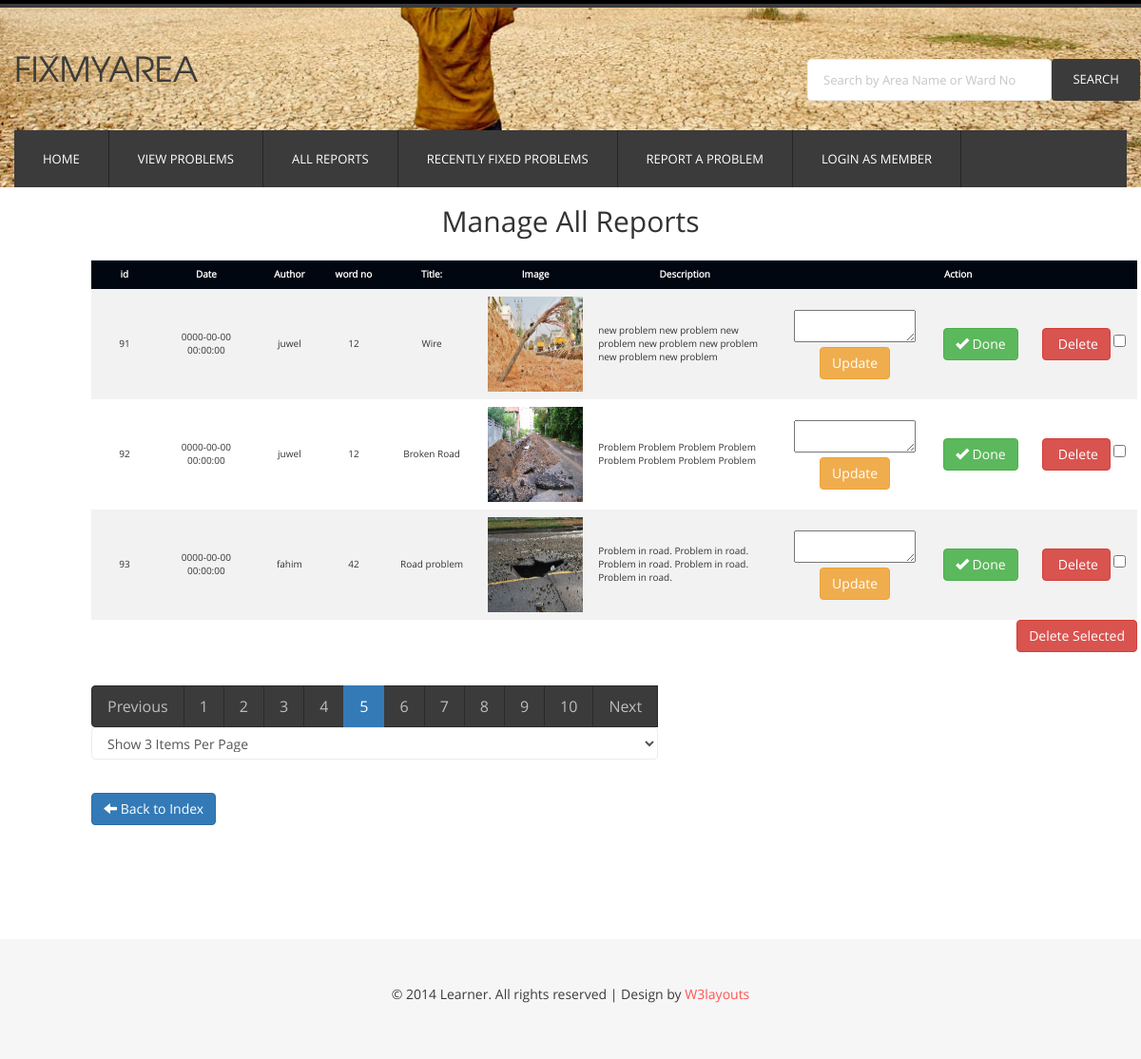
The app's page /views/IIUC_ULTRON/admin/view_reports.php?Page=5 (signed in) with its own data.
### tables this page shows
CREATE TABLE `reports` (
  `id` int(100) NOT NULL,
  `title` text NOT NULL,
  `date` timestamp NOT NULL DEFAULT CURRENT_TIMESTAMP ON UPDATE CURRENT_TIMESTAMP,
  `author` text NOT NULL,
  `category` varchar(30) NOT NULL,
  `image_1` text NOT NULL,
  `image_2` text NOT NULL,
  `image_3` text NOT NULL,
  `video` text NOT NULL,
  `area` varchar(50) NOT NULL,
  `ward_no` int(20) NOT NULL,
  `description` text NOT NULL,
  `admin_feedback` text NOT NULL,
  `is_fixed` int(11) NOT NULL DEFAULT '0',
  `latitude` float NOT NULL,
  `longitude` float NOT NULL
);

### src/BITM/IIUC_ULTRON/Reports/Reports.php (called while the page is built, shortened)
<?php
class Reports extends DB{
    public function index($mode="ASSOC"){
        $mode = strtoupper($mode);
        $STH = $this->DBH->query('SELECT * from reports where is_fixed=0 ');
        if($mode=="OBJ")
            $STH->setFetchMode(PDO::FETCH_OBJ);
        else
            $STH->setFetchMode(PDO::FETCH_ASSOC);
        $arrAllData = $STH->fetchAll();
        return $arrAllData;
    }
		public function indexPaginator($page=0,$itemsPerPage=3){
        $start = (($page-1) * $itemsPerPage);
        $sql = "SELECT * from reports where is_fixed=0 LIMIT $start,$itemsPerPage";
        $STH = $this->DBH->query($sql);
        $STH->setFetchMode(PDO::FETCH_OBJ);
        $arrSomeData  = $STH->fetchAll();
        return $arrSomeData;
    }
}
?>

### src/BITM/IIUC_ULTRON/Model/Database.php (called while the page is built, shortened)
<?php
class Database{
    public $host="localhost";
    public $dbname="fix_my_area";
    public $user="root";
    public $password="";
    public function __construct()
    {
        try {
            $this->DBH = new PDO("mysql:host=$this->host;dbname=$this->dbname", $this->user, $this->password);
        }
        catch(PDOException $error){
            echo $error->getMessage();
        }
    }
}

### views/IIUC_ULTRON/admin/view_reports.php (the view, shortened to what this page needs)
<?php
if (isset($_SESSION['adminname'])) {
?>
<!DOCTYPE HTML>
<html>
<head>
	<link href="../../../resource/css/form.css" rel="stylesheet">
  <link rel="stylesheet" href="https://maxcdn.bootstrapcdn.com/bootstrap/3.3.7/css/bootstrap.min.css">
<link href="../../../resource/css/style.css" rel="stylesheet" type="text/css" media="all" />
</head>
<body>
<div class="header_bg1">
<div class="container">
	<div class="row header">
		<div class="logo navbar-left">
			<h1><a href="../index.php">FixMyArea </a></h1>
		</div>
		<div class="h_search navbar-right">
			<form id="searchForm"  action="../problems.php"  method="get">
			    <input type="text" id="searchID" name="search" class="text" value="Search by Area Name or Ward No" onfocus="this.value = '';" onblur="if (this.value == '') {this.value = 'Search by Area Name or Ward No';}">
				<input type="submit"  value="search">
			</form>
		</div>
		<div class="clearfix"></div>
	</div>
	<div class="row h_menu">
		<nav class="navbar navbar-default navbar-left" role="navigation">
		    <div class="collapse navbar-collapse" id="bs-example-navbar-collapse-1">
		      <ul class="nav navbar-nav">
		        <li><a href="../index.php">Home</a></li>
		        <li><a href="../problems.php">View Problems</a></li>
		        <li><a href="../all_reports.php">All Reports </a></li>
		        <li><a href="../fixed_problems.php">Recently Fixed Problems</a></li>
		        <li><a href="../report_a_problem.php">Report a Problem</a></li>
				<li><a href="../profile/signup_login.php">Login as Member</a></li>
		      </ul>
		    </div>
		</nav>
	</div>
</div>
</div>
<div class="main_bg">
<h2 style="text-align:center">Manage All Reports</h2>
<div style="margin-left: 8% ;margin-right: 8%;margin-top:2%;margin-bottom:10%; width: 1100px;">
<table>
	<tr style="text-align:center">
		<th style="text-align:center;width:7%">id</th>
		<th style="text-align:center;width:10%">Date</th>
		<th style="text-align:center;width:7%">Author</th>
		<th style="text-align:center;width:6%">word no</th>
		<th style="text-align:center;width:10%">Title:</th>
		<th style="text-align:center;width:5%">Image</th>
		<th style="text-align:center;width:20%">Description</th>
		<th style="text-align:center;width:35%" colspan="3">Action</th>
	</tr>
<?php
            $objReports = new Reports();
            $allData = $objReports->index("obj");
            $recordCount = count($allData);
            if (isset($_REQUEST['Page'])) $page = $_REQUEST['Page'];
            else if (isset($_SESSION['Page'])) $page = $_SESSION['Page'];
            else   $page = 1;
            if (isset($_REQUEST['ItemsPerPage'])) $itemsPerPage = $_REQUEST['ItemsPerPage'];
            else if (isset($_SESSION['ItemsPerPage'])) $itemsPerPage = $_SESSION['ItemsPerPage'];
            else   $itemsPerPage = 3;
            $pages = ceil($recordCount / $itemsPerPage);
            $someData = $objReports->indexPaginator($page, $itemsPerPage);
            foreach ($someData as $oneData) { ?>
       <tr>
		<td style="text-align:center"><?php echo $oneData->id; ?></td>
		<td style="text-align:center"><?php echo $oneData->date; ?></td>
		<td style="text-align:center"><?php echo $oneData->author; ?></td>
		<td style="text-align:center"><?php echo $oneData->ward_no; ?></td>
		<td style="text-align:center"><?php echo $oneData->title; ?></td>
		<td style="text-align:center"><img src="../../../resource/images/images/<?php echo $oneData->image_1; ?>" width="100" height="100"></td>
		<td style="text-align:left"><?php echo $oneData->description; ?></td>
		<td style="text-align:center"><form action="report_feedback.php" method="get"><textarea name="admin_feedback"></textarea><br> <button class="btn btn-warning"> Update</button></form></td>
		<td style="text-align:center"><a class="btn btn-success" href="success_report.php?id=<?php echo $oneData->id;?>"><span class="glyphicon glyphicon-ok" aria-hidden="true"></span> Done</a></td>
		<td style="text-align:center"><a href="delete_report.php?id=<?php echo $oneData->id ?>" onclick="return confirm('Are you sure you want to delete this item?');"  class="btn btn-danger" role="button"><span class="glyphicon glyphicon - trash"></span> Delete</a> <input type="checkbox" name="del_id[]" class="delete_customer" value="<?php echo $oneData->id ; ?>" /></td>
	</tr>
<?php } ?>
</table>
               <div align="right">
                <button type="button" name="btn_delete" id="btn_delete" class="btn btn-danger">Delete Selected</button>
                </div>
            <div style="display: inline; " class="container">
                <ul class="pagination">
                    <?php
                    $prev = 1;
                    if ($prev != $page) {
                        $prev = $page - 1;
                        echo "<li><a href='?Page=$prev'>" . "Previous" . '</a></li>';
                    }
                    for ($i = 1; $i <= $pages; $i++) {
                        $next = $page;
                        if ($i == $page) echo '<li class="active"><a href="">' . $i . '</a></li>';
                        else  echo "<li><a href='?Page=$i'>" . $i . '</a></li>';
                    }
                    if ($next < $pages) {
                        $next = $next + 1;
                        echo "<li><a href='?Page=$next'>" . "Next" . '</a></li>';
                    }
                    ?>
                    <select class="form-control" name="ItemsPerPage" id="ItemsPerPage"
                            onchange="javascript:location.href = this.value;">
                        <?php
                        if ($itemsPerPage == 3) echo '<option value="?ItemsPerPage=3" selected >Show 3 Items Per Page</option>';
                        else echo '<option  value="?ItemsPerPage=3">Show 3 Items Per Page</option>';
                        ?>
                    </select>
                </ul>
            </div>
			<br><a href="admin_index.php"  class="btn btn-primary" role="button"><span class="glyphicon glyphicon-arrow-left"></span> Back to Index</a>
</div>
<div class="footer_bg">
	<div class="container">
		<div class="row  footer">
			<div class="copy text-center">
				<p class="link"><span>&copy; 2014 Learner. All rights reserved | Design by <a href="http://w3layouts.com/">W3layouts</a></span></p>
			</div>
		</div>
	</div>
</div>
</body>
</html>
<?php } else {
    Message::message("
                <div class=\"alert alert-success\">
                            <strong>Failed!</strong> Please Log in first.
                </div>");
    Utility::redirect('admin_login.php');
}
?>

### resource/css/form.css (style rules this page uses)
input[type=text], select { width: 100%; padding: 12px 20px; margin: 8px 0; display: inline-block; border: 1px solid #ccc; border-radius: 4px; box-sizing: border-box; }
input[type=submit] { width: 100%; background-color: #4CAF50; color: white; padding: 14px 20px; margin: 8px 0; border: none; border-radius: 4px; cursor: pointer; }

### resource/css/style.css (style rules this page uses)
body { font-family: 'open_sansregular'; background:#ffffff; font-size: 100%; }
.header_bg1 { border-top:8px groove #3b3b3b; background: url('../images/BG24_0612.jpg') no-repeat left; background-size: 100%; }
.header { padding: 2% 0; }
.logo h1 a { font-size: 1em; text-transform: uppercase; color: #3B3B3B; text-decoration: none; font-family: 'texgyreadventorregular'; }
.h_search { width: 30%; position: relative; margin-top: 2%; }
.h_search form { width: 100%; }
.h_search form input[type="text"] { font-family: 'open_sansregular'; padding: 10px 16px; outline: none; color: #c6c6c6; font-size: 13px; border: 1px solid rgb(236, 236, 236); background: #FFFFFF; width: 73.333%; line-height: 22px; position: relative; -webkit-appearance: none; }
.h_search form input[type="submit"] { font-family: 'open_sansregular'; background: #3B3B3B; color: #ffffff; text-transform: uppercase; font-size: 13px; padding: 12px 20px; border: none; cursor: pointer; width: 26.333%; position: absolute; line-height: 1.5em; outline: none; -webkit-transition: all 0.3s ease-in-out; -moz-transition: all 0.3s ease-in-out; -o-transition: all 0.3s ease-in-out; transition: all 0.3s ease-in-out; -webkit-appearance: none; }
.h_menu { padding: 0; background: #3B3B3B; }
.navbar { position: relative; min-height: 60px; margin-bottom: 0px; border: none; }
.navbar-default .navbar-collapse, .navbar-default .navbar-form { background: #3B3B3B; color: #ffffff; padding: 0; }
.navbar-default .navbar-nav > li > a { color: #fff; -webkit-transition: all 0.3s ease-in-out; -moz-transition: all 0.3s ease-in-out; -o-transition: all 0.3s ease-in-out; transition: all 0.3s ease-in-out; }
.nav > li { border-right: 1px solid rgb(39, 37, 37); }
.nav > li > a { font-size: 13px; padding: 20px 30px; text-transform: uppercase; }
.main_bg { background: #ffffff; }
.footer_bg { background: #f6f6f6; }
.footer { padding: 4%; }
.copy p { color: #3b3b3b; font-size: 14px; line-height: 1.8em; }
.copy p a { color:#ff5454; -webkit-transition: all 0.3s ease-in-out; -moz-transition: all 0.3s ease-in-out; -o-transition: all 0.3s ease-in-out; transition: all 0.3s ease-in-out; }
.pagination > li > a, .pagination > li > span { font-size: 16px; padding: 10px 16px; color: #BDBDBD; background-color: #3b3b3b; border: 1px solid #2C2929; }
.form-control { box-shadow: none; border: 1px solid #ECECEC; -webkit-transition: all 0.3s ease-in-out; -moz-transition: all 0.3s ease-in-out; -o-transition: all 0.3s ease-in-out; transition: all 0.3s ease-in-out; }

### views/IIUC_ULTRON/admin/view_reports.php (style rules this page uses)
table { border-collapse: collapse; width: 100%; }
th, td { text-align: left; padding: 8px; }
tr:nth-child(even) { background-color: #f2f2f2 }
th { background-color: #000711; color: white; }

### records on screen
reports: id "91", date "0000-00-00 00:00:00", author "juwel", ward_no "12", title "Wire", image_1 (picture), description "new problem new problem new problem new problem new problem new problem new problem"
reports: id "92", date "0000-00-00 00:00:00", author "juwel", ward_no "12", title "Broken Road", image_1 (picture), description "Problem Problem Problem Problem Problem Problem Problem Problem"
reports: id "93", date "0000-00-00 00:00:00", author "fahim", ward_no "42", title "Road problem", image_1 (picture), description "Problem in road. Problem in road. Problem in road. Problem in road. Problem in road."
